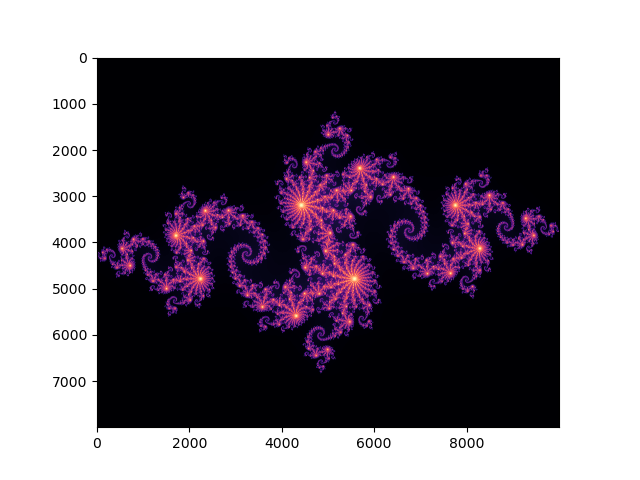

Python code for this plot:
import numpy as np
import matplotlib.pyplot as plt

def julia_set(c=-0.4 + 0.6j, height=8000, width=10000, x=0, y=0, zoom=1, max_iterations=100):
    # To make navigation easier we calculate these values
    x_width = 1.5
    y_height = 1.5*height/width
    x_from = x - x_width/zoom
    x_to = x + x_width/zoom
    y_from = y - y_height/zoom
    y_to = y + y_height/zoom
    # Here the actual algorithm starts
    x = np.linspace(x_from, x_to, width).reshape((1, width))
    y = np.linspace(y_from, y_to, height).reshape((height, 1))
    z = x + 1j * y
    # Initialize z to all zero
    c = np.full(z.shape, c)
    # To keep track in which iteration the point diverged
    div_time = np.zeros(z.shape, dtype=int)
    # To keep track on which points did not converge so far
    m = np.full(c.shape, True, dtype=bool)
    for i in range(max_iterations):
        z[m] = z[m]**2 + c[m]
        m[np.abs(z) > 2] = False
        div_time[m] = i
    return div_time

# plt.imshow(julia_set(), cmap='magma')
# plt.imshow(julia_set(x=0.125, y=0.125, zoom=10), cmap='magma')
# plt.imshow(julia_set(c=-0.8j), cmap='magma')
# plt.imshow(julia_set(c=-0.8+0.156j, max_iterations=512), cmap='magma')
# plt.imshow(julia_set(c=-0.7269 + 0.1889j, max_iterations=256), cmap='magma')

plt.imshow(julia_set(c=-0.8+0.156j, max_iterations=512), cmap='magma')
plt.show()
